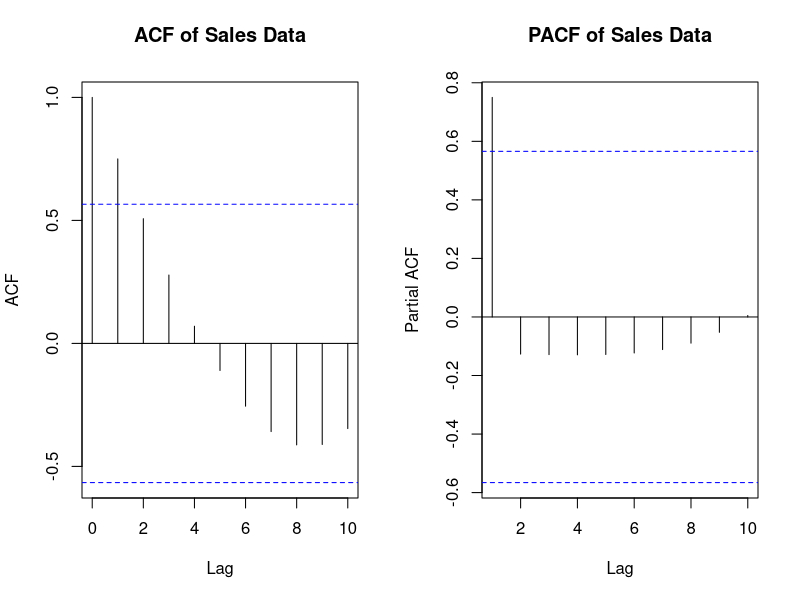
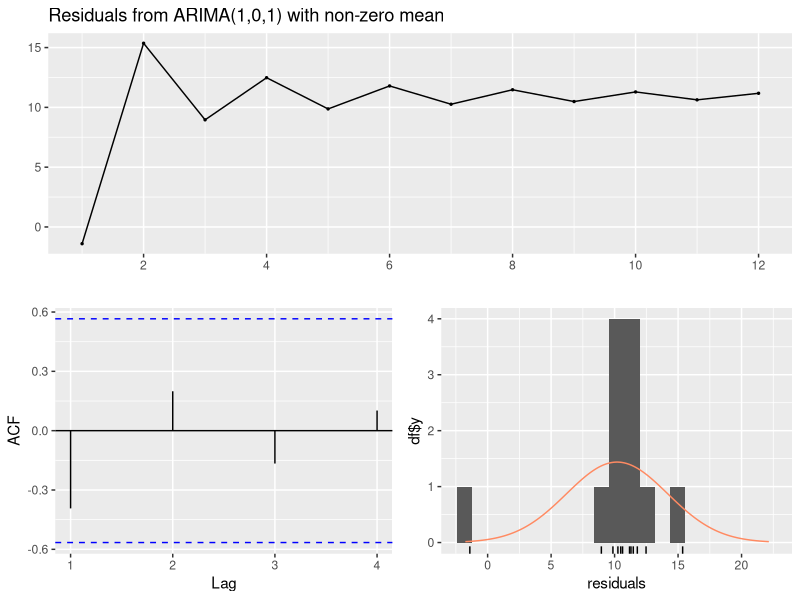
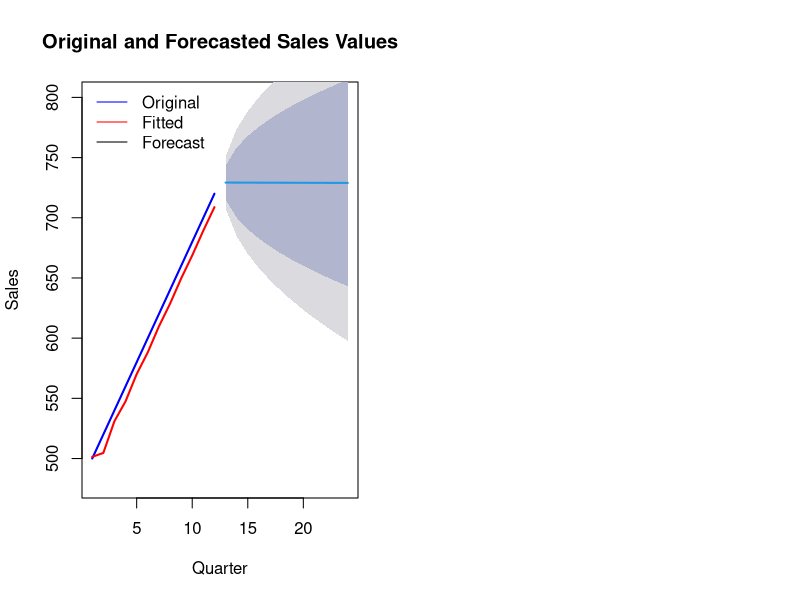

Here is the R script that generated these plots, in order:
# Load necessary libraries
library(forecast)
library(tseries)

# Step 1: Set up the Data
data <- data.frame(
  Quarter = 1:12,
  Sales = c(500, 520, 540, 560, 580, 600, 620, 640, 660, 680, 700, 720)
)

# Convert the sales data to a time series object
ts_sales <- ts(data$Sales, start = 1, frequency = 1)

# Step 2: Plot ACF and PACF
par(mfrow = c(1, 2))  # Set up the plotting area
acf(ts_sales, main = "ACF of Sales Data")
pacf(ts_sales, main = "PACF of Sales Data")

# Step 3: Fit an ARMA(1,1) Model
model_arma <- arima(ts_sales, order = c(1, 0, 1))
summary(model_arma)

# Step 4: Check the Residual Diagnostics
checkresiduals(model_arma)

# Step 5: Forecast the Next 12 Values
forecasted_values <- forecast(model_arma, h = 12)

# Step 6: Plot the Original Time Series, Fitted Values, and Forecasted Values
plot(forecasted_values, main = "Original and Forecasted Sales Values", 
     xlab = "Quarter", ylab = "Sales", ylim = c(480, 800))
lines(ts_sales, col = "blue", lwd = 2)  # Original values
lines(fitted(model_arma), col = "red", lwd = 2)  # Fitted values
legend("topleft", legend = c("Original", "Fitted", "Forecast"),
       col = c("blue", "red", "black"), lty = 1, bty = "n")

